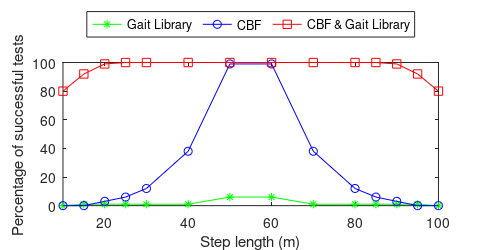

Recreate this plot in MATLAB.
clc; clear all; close all;
ls=      [10; 15; 20; 25; 30; 40; 50; 60; 70; 80; 85; 90; 95;100];
CBF_gait=[80; 92; 99;100;100;100;100;100;100;100;100; 99; 92; 80];
CBF_ls56=[ 0;  0;  3;  6; 12; 38; 99; 99; 38; 12;  6;  3;  0;  0];
gait    =[ 0;  1;  1;  1;  1;  1;  6;  6;  1;  1;  1;  1;  1;  0];

figure;
plot(ls,gait,'g-*',ls,CBF_ls56,'b-o',ls,CBF_gait,'r-s');
xlabel('Step length (m)');
ylabel(['Percentage of successful tests']);
h=legend('Gait Library','CBF','CBF & Gait Library');
set(h,'Location','northoutside','Orientation','horizontal')
axis tight;
savename='multiple_tests';

pos=[0 0 9.69/2 2.5];
set(gcf, 'PaperPosition', pos); 
set(gcf, 'PaperSize', pos(3:4));
saveas(gcf, savename, 'pdf')